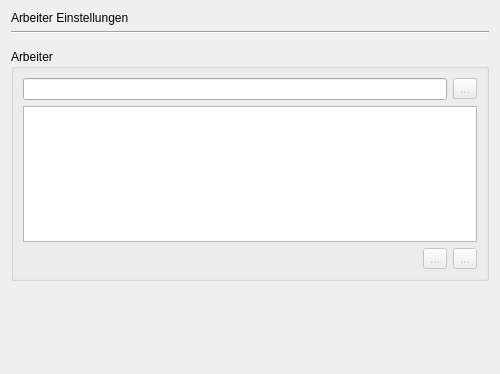
<?xml version="1.0" encoding="UTF-8"?>
<ui version="4.0">
 <class>Form</class>
 <widget class="QWidget" name="Form">
  <property name="geometry">
   <rect>
    <x>0</x>
    <y>0</y>
    <width>500</width>
    <height>374</height>
   </rect>
  </property>
  <property name="windowTitle">
   <string>Form</string>
  </property>
  <layout class="QVBoxLayout" name="verticalLayout_3">
   <item>
    <widget class="QWidget" name="widget" native="true">
     <layout class="QVBoxLayout" name="verticalLayout">
      <property name="leftMargin">
       <number>0</number>
      </property>
      <property name="topMargin">
       <number>0</number>
      </property>
      <property name="rightMargin">
       <number>0</number>
      </property>
      <item>
       <widget class="QLabel" name="label">
        <property name="text">
         <string>Arbeiter Einstellungen</string>
        </property>
       </widget>
      </item>
      <item>
       <widget class="Line" name="line">
        <property name="orientation">
         <enum>Qt::Horizontal</enum>
        </property>
       </widget>
      </item>
     </layout>
    </widget>
   </item>
   <item>
    <widget class="QGroupBox" name="groupBox">
     <property name="title">
      <string>Arbeiter</string>
     </property>
     <layout class="QVBoxLayout" name="verticalLayout_2">
      <item>
       <layout class="QHBoxLayout" name="horizontalLayout">
        <item>
         <widget class="QLineEdit" name="lineEdit"/>
        </item>
        <item>
         <widget class="QToolButton" name="toolButton_add">
          <property name="enabled">
           <bool>false</bool>
          </property>
          <property name="text">
           <string>...</string>
          </property>
          <property name="icon">
           <iconset resource="../res.qrc">
            <normaloff>:/newPrefix/res/1326055831_user-group-new.png</normaloff>:/newPrefix/res/1326055831_user-group-new.png</iconset>
          </property>
         </widget>
        </item>
       </layout>
      </item>
      <item>
       <widget class="QListWidget" name="listWidget"/>
      </item>
      <item>
       <layout class="QHBoxLayout" name="horizontalLayout_2">
        <item>
         <spacer name="horizontalSpacer">
          <property name="orientation">
           <enum>Qt::Horizontal</enum>
          </property>
          <property name="sizeHint" stdset="0">
           <size>
            <width>40</width>
            <height>20</height>
           </size>
          </property>
         </spacer>
        </item>
        <item>
         <widget class="QToolButton" name="toolButton_del">
          <property name="enabled">
           <bool>false</bool>
          </property>
          <property name="text">
           <string>...</string>
          </property>
          <property name="icon">
           <iconset resource="../res.qrc">
            <normaloff>:/newPrefix/res/1326055942_emblem-nowrite.png</normaloff>:/newPrefix/res/1326055942_emblem-nowrite.png</iconset>
          </property>
         </widget>
        </item>
        <item>
         <widget class="QToolButton" name="toolButton_edit">
          <property name="enabled">
           <bool>false</bool>
          </property>
          <property name="text">
           <string>...</string>
          </property>
          <property name="icon">
           <iconset resource="../res.qrc">
            <normaloff>:/newPrefix/res/1326055861_document-edit.png</normaloff>:/newPrefix/res/1326055861_document-edit.png</iconset>
          </property>
         </widget>
        </item>
       </layout>
      </item>
     </layout>
    </widget>
   </item>
   <item>
    <spacer name="verticalSpacer">
     <property name="orientation">
      <enum>Qt::Vertical</enum>
     </property>
     <property name="sizeHint" stdset="0">
      <size>
       <width>20</width>
       <height>138</height>
      </size>
     </property>
    </spacer>
   </item>
  </layout>
 </widget>
 <resources>
  <include location="../res.qrc"/>
 </resources>
 <connections/>
</ui>
